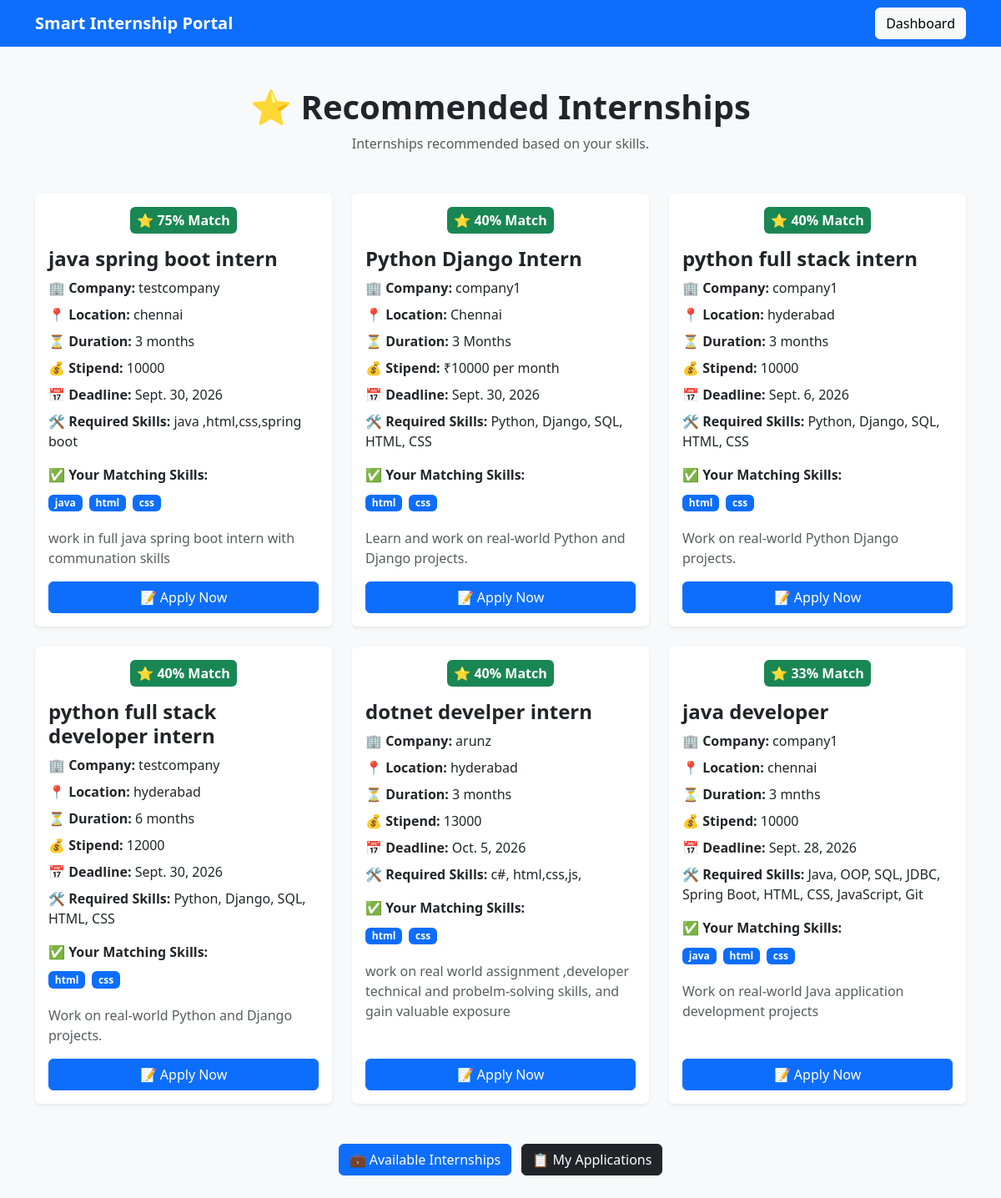
The page /internships/recommended/ (signed in) on the database its author committed.
### internships/models.py (models this page shows, shortened)
class Internship(models.Model):
    company = models.ForeignKey(
        User,
        on_delete=models.CASCADE
    )
    title = models.CharField(
        max_length=200
    )
    description = models.TextField()
    required_skills = models.TextField()
    location = models.CharField(
        max_length=100
    )
    duration = models.CharField(
        max_length=100
    )
    stipend = models.CharField(
        max_length=100
    )
    application_deadline = models.DateField()
    created_at = models.DateTimeField(
        auto_now_add=True
    )

### internships/views.py (the view)
def recommended_internships(request):
    if not request.user.is_authenticated:
        return redirect('login')
    try:
        profile = UserProfile.objects.get(
            user=request.user
        )
    except UserProfile.DoesNotExist:
        return redirect('login')
    if profile.role != 'student':
        return redirect('login')
    from accounts.models import StudentProfile
    try:
        student_profile = StudentProfile.objects.get(
            user=request.user
        )
    except StudentProfile.DoesNotExist:
        return redirect('student_profile')
    student_skills = [
        skill.strip().lower()
        for skill in student_profile.skills.split(',')
    ]
    internships = Internship.objects.all()
    recommended = []
    for internship in internships:
        required_skills = [
            skill.strip().lower()
            for skill in internship.required_skills.split(',')
        ]
        matching_skills = []
        for skill in student_skills:
            if skill in required_skills:
                matching_skills.append(skill)
        if matching_skills:
            match_percentage = (
                len(matching_skills)
                / len(required_skills)
            ) * 100
            recommended.append({
                'internship': internship,
                'matching_skills': matching_skills,
                'match_count': len(matching_skills),
                'match_percentage': round(
                    match_percentage
                )
            })
    recommended.sort(
        key=lambda x: x['match_percentage'],
        reverse=True
    )
    return render(
        request,
        'internships/recommended_internships.html',
        {
            'recommended': recommended
        }
    )

### internships/templates/internships/recommended_internships.html (shortened to what this page needs)
<!DOCTYPE html>
<html lang="en">
<head>
    <link
        href="https://cdn.jsdelivr.net/npm/bootstrap@5.3.3/dist/css/bootstrap.min.css"
        rel="stylesheet"
    >
</head>
<body class="bg-light">
    <nav class="navbar navbar-dark bg-primary">
        <div class="container">
            <a class="navbar-brand fw-bold"
               href="{% url 'student_dashboard' %}">
                Smart Internship Portal
            </a>
            <a class="btn btn-light"
               href="{% url 'student_dashboard' %}">
                Dashboard
            </a>
        </div>
    </nav>
    <div class="container mt-5 mb-5">
        <div class="text-center mb-5">
            <h1 class="fw-bold">
                ⭐ Recommended Internships
            </h1>
            <p class="text-muted">
                Internships recommended based on your skills.
            </p>
        </div>
        {% if recommended %}
            <div class="row g-4">
                {% for item in recommended %}
                    <div class="col-md-6 col-lg-4">
                        <div class="card h-100 shadow-sm border-0">
                            <div class="card-body d-flex flex-column">
                                <div class="text-center mb-3">
                                    <span class="badge bg-success fs-6 p-2">
                                        ⭐ {{ item.match_percentage }}% Match
                                    </span>
                                </div>
                                <h4 class="card-title fw-bold">
                                    {{ item.internship.title }}
                                </h4>
                                <p class="mb-2">
                                    <strong>
                                        🏢 Company:
                                    </strong>
                                    {{ item.internship.company.username }}
                                </p>
                                <p class="mb-2">
                                    <strong>
                                        📍 Location:
                                    </strong>
                                    {{ item.internship.location }}
                                </p>
                                <p class="mb-2">
                                    <strong>
                                        ⏳ Duration:
                                    </strong>
                                    {{ item.internship.duration }}
                                </p>
                                <p class="mb-2">
                                    <strong>
                                        💰 Stipend:
                                    </strong>
                                    {{ item.internship.stipend }}
                                </p>
                                <p class="mb-2">
                                    <strong>
                                        📅 Deadline:
                                    </strong>
                                    {{ item.internship.application_deadline }}
                                </p>
                                <p class="mb-2">
                                    <strong>
                                        🛠 Required Skills:
                                    </strong>
                                    {{ item.internship.required_skills }}
                                </p>
                                <div class="mt-2 mb-3">
                                    <strong>
                                        ✅ Your Matching Skills:
                                    </strong>
                                    <div class="mt-2">
                                        {% for skill in item.matching_skills %}
                                            <span class="badge bg-primary me-1 mb-1">
                                                {{ skill }}
                                            </span>
                                        {% endfor %}
                                    </div>
                                </div>
                                <p class="text-muted">
                                    {{ item.internship.description }}
                                </p>
                                <div class="mt-auto">
                                    <a
                                        href="{% url 'apply_internship' item.internship.id %}"
                                        class="btn btn-primary w-100">
                                        📝 Apply Now
                                    </a>
                                </div>
                            </div>
                        </div>
                    </div>
                {% endfor %}
            </div>
        {% endif %}
        <div class="text-center mt-5">
            <a
                href="{% url 'available_internships' %}"
                class="btn btn-primary me-2">
                💼 Available Internships
            </a>
            <a
                href="{% url 'my_applications' %}"
                class="btn btn-dark">
                📋 My Applications
            </a>
        </div>
    </div>
</body>
</html>

### rows shown on the page
Internship: match_percentage "75", internship "java spring boot intern", internship.company.username "testcompany", internship.location "chennai", internship.duration "3 months", internship.stipend "10000", internship.application_deadline "Sept. 30, 2026", internship.required_skills "java ,html,css,spring boot", matching_skills "java" "html" "css", internship.description "work in full java spring boot intern with communation skills"
Internship: match_percentage "40", internship "Python Django Intern", internship.company.username "company1", internship.location "Chennai", internship.duration "3 Months", internship.stipend "₹10000 per month", internship.application_deadline "Sept. 30, 2026", internship.required_skills "Python, Django, SQL, HTML, CSS", matching_skills "html" "css", internship.description "Learn and work on real-world Python and Django projects."
Internship: match_percentage "40", internship "python full stack intern", internship.company.username "company1", internship.location "hyderabad", internship.duration "3 months", internship.stipend "10000", internship.application_deadline "Sept. 6, 2026", internship.required_skills "Python, Django, SQL, HTML, CSS", matching_skills "html" "css", internship.description "Work on real-world Python Django projects."
Internship: match_percentage "40", internship "python full stack developer intern", internship.company.username "testcompany", internship.location "hyderabad", internship.duration "6 months", internship.stipend "12000", internship.application_deadline "Sept. 30, 2026", internship.required_skills "Python, Django, SQL, HTML, CSS", matching_skills "html" "css", internship.description "Work on real-world Python and Django projects."
Internship: match_percentage "40", internship "dotnet develper intern", internship.company.username "arunz", internship.location "hyderabad", internship.duration "3 months", internship.stipend "13000", internship.application_deadline "Oct. 5, 2026", internship.required_skills "c#, html,css,js,", matching_skills "html" "css", internship.description "work on real world assignment ,developer technical and probelm-solving skills, and gain valuable exposure"
Internship: match_percentage "33", internship "java developer", internship.company.username "company1", internship.location "chennai", internship.duration "3 mnths", internship.stipend "10000", internship.application_deadline "Sept. 28, 2026", internship.required_skills "Java, OOP, SQL, JDBC, Spring Boot, HTML, CSS, JavaScript, Git", matching_skills "java" "html" "css", internship.description "Work on real-world Java application development projects"
